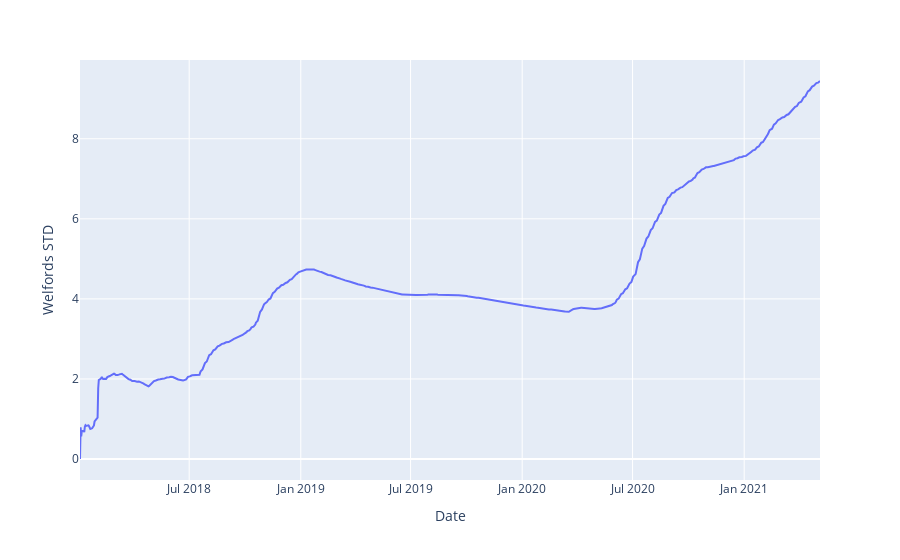

Notebook code for this chart:
### Code cell
fig = px.line(ebay, x = "Date", y = "Welfords STD")
fig.show()

### Figure 1 — Plotly figure (JSON) as saved in the notebook; plotly's stock layout.template omitted (floating-point values rounded to 4 significant figures; data arrays with more than 128 entries replaced by an {"elided": "..."} marker saying what was removed)
{"data": [{"hovertemplate": "Date=%{x}<br>Welfords STD=%{y}<extra></extra>", "legendgroup": "", "line": {"color": "#636efa", "dash": "solid"}, "mode": "lines", "name": "", "orientation": "v", "showlegend": false, "type": "scatter", "x": {"elided": "842 str values"}, "xaxis": "x", "y": {"elided": "842 float values"}, "yaxis": "y"}], "layout": {"legend": {"tracegroupgap": 0}, "margin": {"t": 60}, "xaxis": {"anchor": "y", "domain": [0, 1], "title": {"text": "Date"}}, "yaxis": {"anchor": "x", "domain": [0, 1], "title": {"text": "Welfords STD"}}}}
